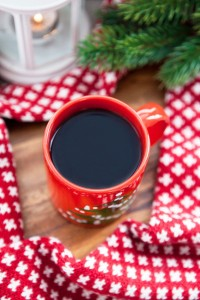
%> input picture svd/coffee.jpg, 200 x 300 px
$ octave --eval "machiatto;"   (GNU Octave 9; MATLAB toolbox functions it lacks are replaced by stand-ins)
%> lines starting %> are read from the running program, lines starting %| are printed output that depends on the picture
function machiatto()
%%A way to compress coloured image
%% with reduced SVD decomposition
%% Author: Ravi Saripalli
%% Date: 15th Sep. 2021

  display("Be patient ...it is brewing :))");
  img = imread("coffee.jpg");
%> img is the input picture: size 300x200x3 uint8; mean R, G, B 162.7, 101.5, 103.9
  imgv = make2D(img) ;
  close all ;
  A = imgv.A ;
  [U, S, V] = svd(A);  %SVD decomposition
  k = 1  ; figure ;
  for p = [10:20:80]  % Try different levels of truncation
    j = round(p*imgv.N/100) ;
    X = aprox(j, U, S, V)  ;
    err2 = (X-A) .* (X-A) ;
    res(k)= sum(sum(err2))/(imgv.M * imgv.N) ;
    xval(k) = j ;
    k = k + 1 ;
    imgv.A = X ;
    aimg = mkImg(imgv);
    subplot(2,2,k-1) ; imshow(aimg) ;
    title(sprintf("Eigen Modes: %d" ,j));
  end
  figure ;
  plot(xval,res,'o-');
  xlabel("Number of Modes");
  ylabel("Aproximation Error");
  title("Truncating SVD");
  grid on ;
end

function X = aprox(r, U, S, V )
  %SVD truncated solution
  Ur = U(:,1:r) ;
  Sr = S(1:r,1:r) ;
  Vr = V(:,1:r) ;
  X = Ur * Sr * Vr' ;
end

function imgv = make2D(img)
  % Convert color image to 2D matrix
  % Return my own img data structure
  [M N C] = size(img) ;  %C color data size
%> M = 300; N = 200; C = 3
  for j = 1:N
   for i = 1:M
    for k = 1:C
      %Need that conversion if I need A to be
      % used in math operations
      A((i-1)*C+k,j) = double(img(i,j,k)) ;
     end
    end
  end
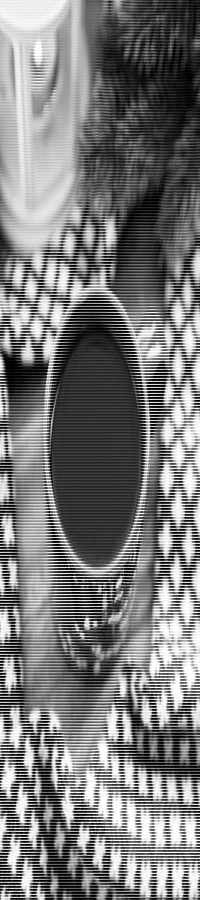
%> A: size 900x200 double; min 0, max 255, mean 122.7
  imgv.M = M ; imgv.N = N ; imgv.C = C ;
%> after `imgv.M = M`: imgv.M = 300
%> after `imgv.N = N`: imgv.N = 200
%> after `imgv.C = C`: imgv.C = 3
  imgv.A = A ;
end % end function

function img = mkImg(imgv)
  % Rejig  back  to image
  for j = 1:imgv.N
   for i = 1:imgv.M
    for k = 1:imgv.C
      % Don't know why I need to scale it with 256
      % for reconstructed image to display correctly
      img(i,j,k) = abs(imgv.A((i-1)*imgv.C+k,j))/256  ;
     end
    end
  end
end
%> in machiatto, `imgv = make2D(img) ;`: imgv = {M 300, N 200, C 3}
%> the loop in machiatto, `for p = [10:20:80]` made 4 passes
%> j on passes 1 to 4: 20, 60, 100, 140
%> pass 1, in machiatto, `aimg = mkImg(imgv);`:
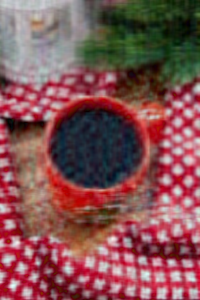
%> aimg: size 300x200x3 double; mean R, G, B 0.636, 0.4, 0.407; drawn with min black and max white
%> pass 1, in machiatto, `imshow(aimg)`:
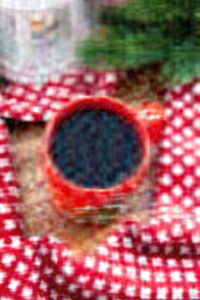
%> displayed picture: size 300x200x3, on the screen's scale of 0 to 255; mean R, G, B 161.7, 101.8, 103.7
%> pass 2, in machiatto, `aimg = mkImg(imgv);`:
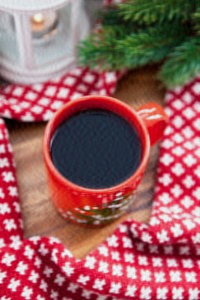
%> aimg: size 300x200x3 double; mean R, G, B 0.636, 0.397, 0.406; drawn with min black and max white
%> after the loop in machiatto, `for p = [10:20:80]`: k = 5; res = [1157.9 82.73 13.89 2.78]; xval = [20 60 100 140]
%> after the loop in machiatto, `for p = [10:20:80]`:
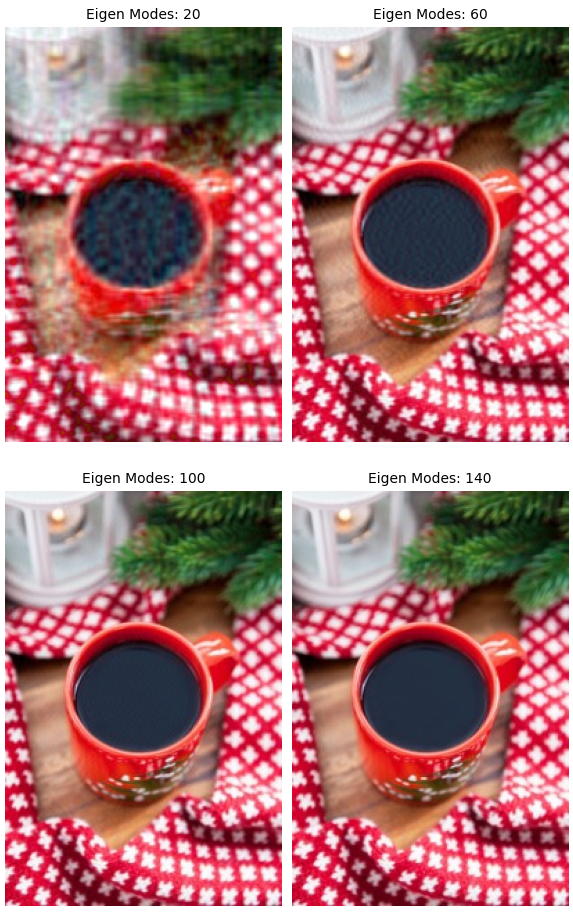
%> figure redrawn from the program's plot data, 4 panels
%> `machiatto;`:
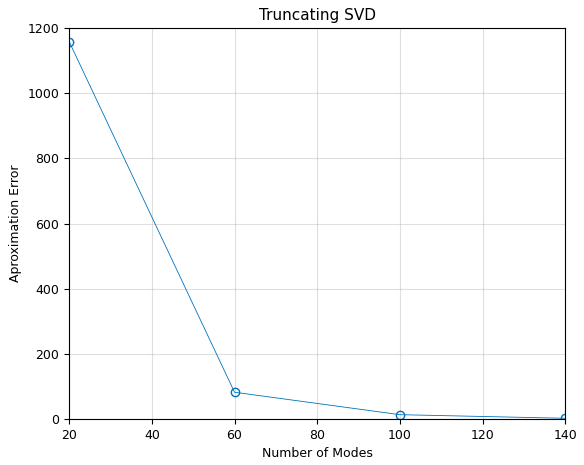
%> figure redrawn from the program's plot data
